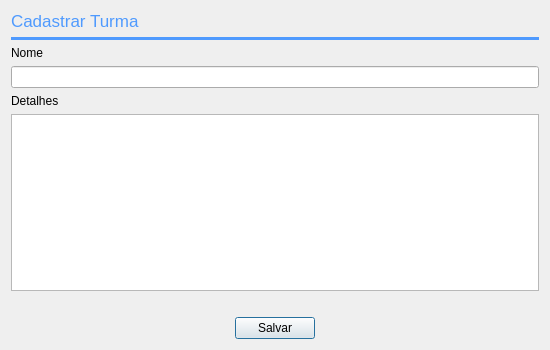
<?xml version="1.0" encoding="UTF-8"?>
<ui version="4.0">
 <class>AddClass</class>
 <widget class="QDialog" name="AddClass">
  <property name="geometry">
   <rect>
    <x>0</x>
    <y>0</y>
    <width>550</width>
    <height>350</height>
   </rect>
  </property>
  <property name="minimumSize">
   <size>
    <width>550</width>
    <height>350</height>
   </size>
  </property>
  <property name="maximumSize">
   <size>
    <width>550</width>
    <height>350</height>
   </size>
  </property>
  <property name="windowTitle">
   <string>Cadastrar Turma</string>
  </property>
  <layout class="QVBoxLayout" name="verticalLayout_6">
   <item>
    <layout class="QVBoxLayout" name="verticalLayout">
     <item>
      <widget class="QLabel" name="label_page_account">
       <property name="font">
        <font>
         <pointsize>13</pointsize>
        </font>
       </property>
       <property name="styleSheet">
        <string notr="true">color: #4F9AFE</string>
       </property>
       <property name="text">
        <string>Cadastrar Turma</string>
       </property>
      </widget>
     </item>
     <item>
      <widget class="Line" name="line_page_account">
       <property name="styleSheet">
        <string notr="true"> border: none;
                            background: #4F9AFE;</string>
       </property>
       <property name="orientation">
        <enum>Qt::Orientation::Horizontal</enum>
       </property>
      </widget>
     </item>
    </layout>
   </item>
   <item>
    <layout class="QVBoxLayout" name="verticalLayout_5">
     <item>
      <layout class="QVBoxLayout" name="verticalLayout_2">
       <item>
        <widget class="QLabel" name="label">
         <property name="text">
          <string>Nome</string>
         </property>
        </widget>
       </item>
       <item>
        <widget class="QLineEdit" name="lineEdit_name"/>
       </item>
      </layout>
     </item>
     <item>
      <layout class="QVBoxLayout" name="verticalLayout_4">
       <item>
        <widget class="QLabel" name="label_3">
         <property name="text">
          <string>Detalhes</string>
         </property>
        </widget>
       </item>
       <item>
        <widget class="QTextEdit" name="textEdit_details">
         <property name="minimumSize">
          <size>
           <width>0</width>
           <height>0</height>
          </size>
         </property>
         <property name="maximumSize">
          <size>
           <width>16777215</width>
           <height>16777215</height>
          </size>
         </property>
        </widget>
       </item>
      </layout>
     </item>
    </layout>
   </item>
   <item>
    <layout class="QVBoxLayout" name="verticalLayout_3">
     <item>
      <widget class="QLabel" name="label_status">
       <property name="text">
        <string/>
       </property>
       <property name="alignment">
        <set>Qt::AlignmentFlag::AlignCenter</set>
       </property>
      </widget>
     </item>
     <item>
      <layout class="QHBoxLayout" name="horizontalLayout">
       <item>
        <spacer name="horizontalSpacer">
         <property name="orientation">
          <enum>Qt::Orientation::Horizontal</enum>
         </property>
         <property name="sizeHint" stdset="0">
          <size>
           <width>40</width>
           <height>20</height>
          </size>
         </property>
        </spacer>
       </item>
       <item>
        <widget class="QPushButton" name="btn_save">
         <property name="text">
          <string>Salvar</string>
         </property>
        </widget>
       </item>
       <item>
        <spacer name="horizontalSpacer_2">
         <property name="orientation">
          <enum>Qt::Orientation::Horizontal</enum>
         </property>
         <property name="sizeHint" stdset="0">
          <size>
           <width>40</width>
           <height>20</height>
          </size>
         </property>
        </spacer>
       </item>
      </layout>
     </item>
    </layout>
   </item>
  </layout>
 </widget>
 <resources/>
 <connections/>
</ui>
